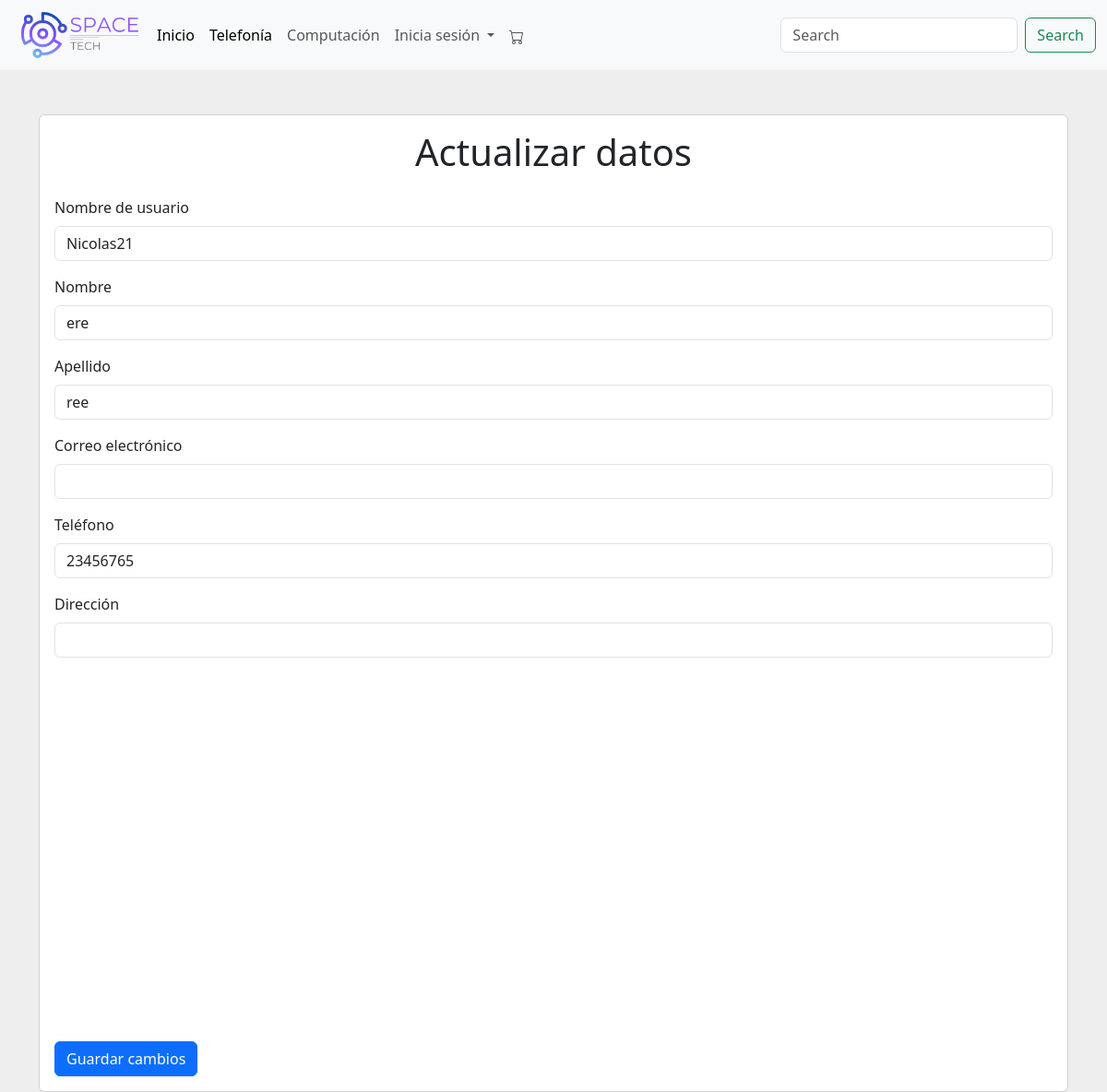
The app's page /update-profile/ (signed in) with its own data.
### menu/models.py (models this page shows, shortened)
class Usuario(models.Model):
    ROLE_CHOICES = [
        ('ADMIN', 'Administrador'),
        ('BODEGA', 'Bodeguero'),
        ('CLIENT', 'Cliente'),
    ]
    nombre_usuario = models.CharField(max_length=30)
    nombre = models.CharField(max_length=30)
    apellido = models.CharField(max_length=30)
    email = models.EmailField(unique=True)
    tfno = models.CharField(max_length=8, verbose_name="Telefono")
    clave = models.CharField(max_length=30)
    confirmar_clave = models.CharField(max_length=30)
    direccion = models.CharField(max_length=255, verbose_name="Dirección", null=True, blank=True)
    role = models.CharField(max_length=6, choices=ROLE_CHOICES)

### menu/views.py (the view)
# urls.py: path('update-profile/', views.update_profile_view, name='update_profile'),
def update_profile_view(request):
    usuario = Usuario.objects.get(email=request.user.email)
    email_original = request.user.email  # Correo electrónico original del usuario
    if request.method == 'POST':
        form = Usuario2Form(request.POST, instance=usuario)
        if form.is_valid():
            nuevo_email = form.cleaned_data['email']
            if email_original != nuevo_email:
                email_changed = True
                logout(request)  # Cerrar sesión automáticamente si el email cambia
            else:
                email_changed = False
            form.save()
            return redirect('profile')
    else:
        form = Usuario2Form(instance=usuario)
        email_changed = False
    return render(request, 'update_profile.html', {'form': form, 'email_changed': email_changed})

### menu/forms.py
class Usuario2Form(forms.ModelForm):
    role = forms.ChoiceField(choices=Usuario.ROLE_CHOICES, label="Rol")
    class Meta:
        model = Usuario
        fields = [
            'nombre_usuario',
            'nombre',
            'apellido',
            'tfno',
            'role'
        ]

### menu/context_processors.py (called while the page is built)
def carrito_items_count(request):
    if request.user.is_authenticated:
        try:
            carrito = Carrito.objects.get(usuario=request.user)
            count = CarritoItem.objects.filter(carrito=carrito).count()
        except Carrito.DoesNotExist:
            count = 0
    else:
        count = 0
    return {
        'carrito_items_count': count
    }

### menu/templates/update_profile.html (shortened to what this page needs)
<!DOCTYPE html>
<html lang="en">
    {% load static %}
<head>
    <link href="https://cdn.jsdelivr.net/npm/bootstrap@5.3.3/dist/css/bootstrap.min.css" rel="stylesheet">
</head>
<body>
    {% include "plantilla/menu.html" %}
    <div class="container mt-5">
        <div class="card">
            <div class="card-body">
                <h1 class="card-title text-center mb-4">Actualizar datos</h1>
                <form method="POST">
                    <div class="mb-3">
                        <label for="nombre_usuario" class="form-label">Nombre de usuario</label>
                        <input type="text" class="form-control" id="nombre_usuario" name="nombre_usuario" value="{{ form.nombre_usuario.value }}">
                    </div>
                    <div class="mb-3">
                        <label for="nombre" class="form-label">Nombre</label>
                        <input type="text" class="form-control" id="nombre" name="nombre" value="{{ form.nombre.value }}">
                    </div>
                    <div class="mb-3">
                        <label for="apellido" class="form-label">Apellido</label>
                        <input type="text" class="form-control" id="apellido" name="apellido" value="{{ form.apellido.value }}">
                    </div>
                    <div class="mb-3">
                        <label for="email" class="form-label">Correo electrónico</label>
                        <input type="email" class="form-control" id="email" name="email" value="{{ form.email.value }}" onfocus="mostrarMensaje()">
                    </div>
                    <div class="mb-3">
                        <label for="tfno" class="form-label">Teléfono</label>
                        <input type="text" class="form-control" id="tfno" name="tfno" value="{{ form.tfno.value }}">
                    </div>
                    <div class="mb-3">
                        <label for="direccion" class="form-label">Dirección</label>
                        <input type="text" class="form-control" id="autocomplete" name="direccion" value="{{ form.direccion.value }}">
                    </div>
                    <div id="map" style="height: 400px; width: 100%;"></div>
                    <button type="submit" class="btn btn-primary">Guardar cambios</button>
                </form>
            </div>
        </div>
    </div>
</body>
</html>

### records on screen
Usuario: nombre_usuario "Nicolas21", nombre "ere", apellido "ree", tfno "23456765"
